Frame 1 (no input): blank canvas, image omitted
Frame 60 (the mouse pressed at the canvas centre just before this capture): blank canvas, image omitted
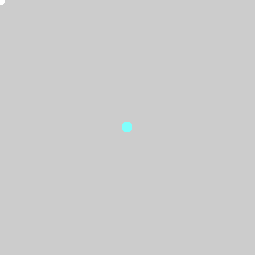
Frame 120 (the mouse held since frame 60 and released just before this capture)

The Processing sketch whose frames 1 and 60 were blank and that drew this single picture after the mouse press (run headless with seeded random() and noise(); from frame 60 on, the mouse is pressed at the canvas centre):

// Processing sketch: processing_157943
// ── processing_157943.pde

int perro = 500;

void setup(){
  size(255,255);
  colorMode(HSB);
}
void draw(){
  perro = perro-10;
  
 fill(mouseX,mouseY,255);
 noStroke();
  ellipse(mouseX,mouseY,10,10);
}
